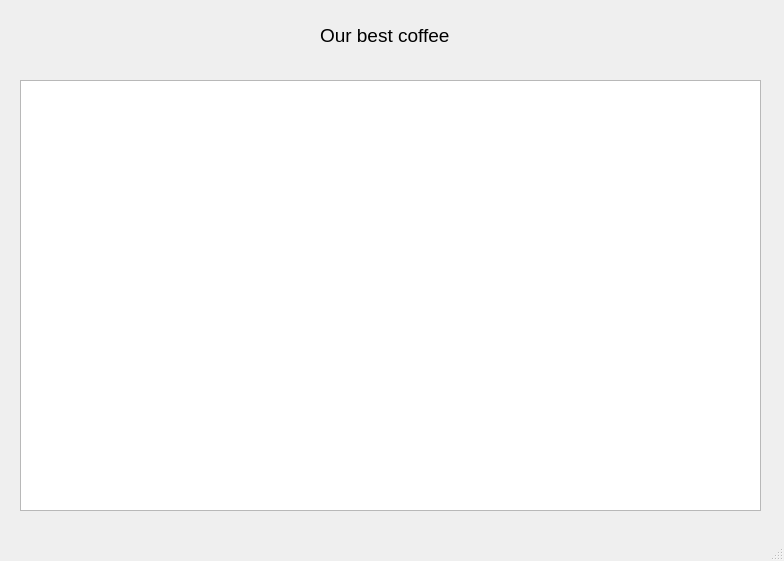
<?xml version="1.0" encoding="UTF-8"?>
<ui version="4.0">
    <class>MainWindow</class>
    <widget class="QMainWindow" name="MainWindow">
        <property name="geometry">
            <rect>
                <x>0</x>
                <y>0</y>
                <width>784</width>
                <height>561</height>
            </rect>
        </property>
        <property name="windowTitle">
            <string>MainWindow</string>
        </property>
        <widget class="QWidget" name="centralwidget">
            <widget class="QLabel" name="label">
                <property name="geometry">
                    <rect>
                        <x>320</x>
                        <y>10</y>
                        <width>131</width>
                        <height>51</height>
                    </rect>
                </property>
                <property name="font">
                    <font>
                        <pointsize>14</pointsize>
                    </font>
                </property>
                <property name="text">
                    <string>Our best coffee</string>
                </property>
            </widget>
            <widget class="QTableWidget" name="table">
                <property name="geometry">
                    <rect>
                        <x>20</x>
                        <y>80</y>
                        <width>741</width>
                        <height>431</height>
                    </rect>
                </property>
            </widget>
        </widget>
        <widget class="QMenuBar" name="menubar">
            <property name="geometry">
                <rect>
                    <x>0</x>
                    <y>0</y>
                    <width>784</width>
                    <height>21</height>
                </rect>
            </property>
        </widget>
        <widget class="QStatusBar" name="statusbar"/>
    </widget>
    <resources/>
    <connections/>
</ui>
